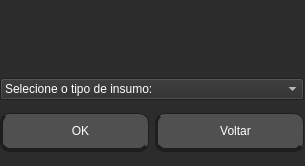
<?xml version="1.0" encoding="UTF-8"?>
<ui version="4.0">
 <class>JanelaCadastro</class>
 <widget class="QDialog" name="JanelaCadastro">
  <property name="geometry">
   <rect>
    <x>0</x>
    <y>0</y>
    <width>305</width>
    <height>166</height>
   </rect>
  </property>
  <property name="windowTitle">
   <string>Dialog</string>
  </property>
  <property name="styleSheet">
   <string notr="true">background-color: rgb(44, 44, 44);
color: rgb(255, 255, 255);</string>
  </property>
  <widget class="QWidget" name="verticalLayoutWidget_2">
   <property name="geometry">
    <rect>
     <x>0</x>
     <y>0</y>
     <width>304</width>
     <height>161</height>
    </rect>
   </property>
   <layout class="QVBoxLayout" name="verticalLayout_2">
    <item>
     <layout class="QVBoxLayout" name="verticalLayout">
      <item>
       <widget class="QLabel" name="label">
        <property name="maximumSize">
         <size>
          <width>300</width>
          <height>65</height>
         </size>
        </property>
        <property name="text">
         <string/>
        </property>
        <property name="pixmap">
         <pixmap resource="Arquivo_de_Recursos.qrc">:/icones/icones/ms.png</pixmap>
        </property>
        <property name="scaledContents">
         <bool>true</bool>
        </property>
       </widget>
      </item>
      <item>
       <widget class="QComboBox" name="comboBox">
        <property name="styleSheet">
         <string notr="true">QPushButton {
	background-color: rgb(80, 80, 80);
	border-width: 4px;
	border-radius: 10px;
	padding: 10 px 10px 10px 10px;
	border-left: 3px solid rgb(30, 30, 30);
	border-right: 1px solid rgb(30, 30, 30);
	border-bottom: 4px solid rgb(30, 30, 30);
	border-top: 1px solid rgb(30, 30, 30);
}

QPushButton::hover {
	background-color: rgb(100, 100, 100);
	cursor: none;
}

QPushButton::pressed {
	border-left: 2px solid rgb(30, 30, 30);
	border-right: 2px solid rgb(30, 30, 30);
	border-bottom: 3px solid rgb(30, 30, 30);
	border-top: 3px solid rgb(30, 30, 30);
}</string>
        </property>
        <item>
         <property name="text">
          <string>Selecione o tipo de insumo:</string>
         </property>
        </item>
        <item>
         <property name="text">
          <string>Vacina</string>
         </property>
        </item>
        <item>
         <property name="text">
          <string>Medicamento</string>
         </property>
        </item>
        <item>
         <property name="text">
          <string>EPI</string>
         </property>
        </item>
       </widget>
      </item>
     </layout>
    </item>
    <item>
     <layout class="QHBoxLayout" name="horizontalLayout">
      <item>
       <widget class="QPushButton" name="pushButton">
        <property name="cursor">
         <cursorShape>PointingHandCursor</cursorShape>
        </property>
        <property name="styleSheet">
         <string notr="true">QPushButton {
	background-color: rgb(80, 80, 80);
	border-width: 4px;
	border-radius: 10px;
	padding: 10 px 10px 10px 10px;
	border-left: 3px solid rgb(30, 30, 30);
	border-right: 1px solid rgb(30, 30, 30);
	border-bottom: 4px solid rgb(30, 30, 30);
	border-top: 1px solid rgb(30, 30, 30);
}

QPushButton::hover {
	background-color: rgb(100, 100, 100);
}

QPushButton::pressed {
	border-left: 2px solid rgb(30, 30, 30);
	border-right: 2px solid rgb(30, 30, 30);
	border-bottom: 3px solid rgb(30, 30, 30);
	border-top: 3px solid rgb(30, 30, 30);
}</string>
        </property>
        <property name="text">
         <string>OK</string>
        </property>
       </widget>
      </item>
      <item>
       <widget class="QPushButton" name="btnVoltar">
        <property name="cursor">
         <cursorShape>PointingHandCursor</cursorShape>
        </property>
        <property name="styleSheet">
         <string notr="true">QPushButton {
	background-color: rgb(80, 80, 80);
	border-width: 4px;
	border-radius: 10px;
	padding: 10 px 10px 10px 10px;
	border-left: 3px solid rgb(30, 30, 30);
	border-right: 1px solid rgb(30, 30, 30);
	border-bottom: 4px solid rgb(30, 30, 30);
	border-top: 1px solid rgb(30, 30, 30);
}

QPushButton::hover {
	background-color: rgb(100, 100, 100);
}

QPushButton::pressed {
	border-left: 2px solid rgb(30, 30, 30);
	border-right: 2px solid rgb(30, 30, 30);
	border-bottom: 3px solid rgb(30, 30, 30);
	border-top: 3px solid rgb(30, 30, 30);
}</string>
        </property>
        <property name="text">
         <string>Voltar</string>
        </property>
       </widget>
      </item>
     </layout>
    </item>
   </layout>
  </widget>
 </widget>
 <resources>
  <include location="Arquivo_de_Recursos.qrc"/>
 </resources>
 <connections/>
</ui>
